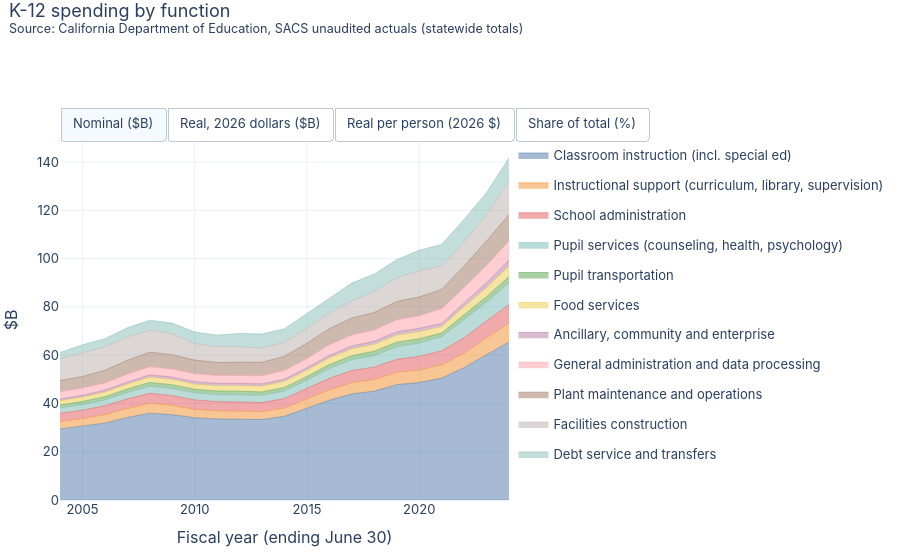

Source (notebook cell):
### Markdown cell above
## What the money is for
The same spending by function. Instruction is the classroom (including special education); the other functions are the supports around it.

### Code cell
f = fn.groupby(["fy", "function_group"], as_index=False).amount_k.sum()
stacked_area_toggle(add_views(f), "function_group", "K-12 spending by function", SACS, order=[g for g in FUNCTION_ORDER if g in set(f.function_group)]).show()

### Figure 1 — Plotly figure (JSON) as saved in the notebook; plotly's stock layout.template omitted (floating-point values rounded to 4 significant figures)
{"data": [{"hovertemplate": "%{y:,.1f}", "legendgroup": "Classroom instruction (incl. special ed)", "line": {"color": "#4e79a7", "width": 0.5}, "mode": "lines", "name": "Classroom instruction (incl. special ed)", "showlegend": true, "stackgroup": "one", "type": "scatter", "visible": true, "x": [2004, 2005, 2006, 2007, 2008, 2009, 2010, 2011, 2012, 2013, 2014, 2015, 2016, 2017, 2018, 2019, 2020, 2021, 2022, 2023, 2024], "y": [29.45, 30.53, 31.83, 34.18, 35.94, 35.31, 34.09, 33.57, 33.49, 33.33, 34.68, 37.99, 41.34, 43.93, 45.07, 47.78, 48.64, 50.48, 54.83, 60.19, 65.39]}, {"hovertemplate": "%{y:,.1f}", "legendgroup": "Instructional support (curriculum, library, supervision)", "line": {"color": "#f28e2b", "width": 0.5}, "mode": "lines", "name": "Instructional support (curriculum, library, supervision)", "showlegend": true, "stackgroup": "one", "type": "scatter", "visible": true, "x": [2004, 2005, 2006, 2007, 2008, 2009, 2010, 2011, 2012, 2013, 2014, 2015, 2016, 2017, 2018, 2019, 2020, 2021, 2022, 2023, 2024], "y": [3.1, 3.191, 3.52, 3.696, 4.114, 3.833, 3.444, 3.371, 3.299, 3.234, 3.405, 3.86, 4.34, 4.666, 4.829, 5.062, 5.201, 5.461, 6.003, 6.957, 7.866]}, {"hovertemplate": "%{y:,.1f}", "legendgroup": "School administration", "line": {"color": "#e15759", "width": 0.5}, "mode": "lines", "name": "School administration", "showlegend": true, "stackgroup": "one", "type": "scatter", "visible": true, "x": [2004, 2005, 2006, 2007, 2008, 2009, 2010, 2011, 2012, 2013, 2014, 2015, 2016, 2017, 2018, 2019, 2020, 2021, 2022, 2023, 2024], "y": [3.361, 3.494, 3.688, 3.951, 4.122, 4.072, 3.931, 3.805, 3.801, 3.797, 3.92, 4.263, 4.708, 5.015, 5.138, 5.423, 5.618, 5.834, 6.348, 7.04, 7.705]}, {"hovertemplate": "%{y:,.1f}", "legendgroup": "Pupil services (counseling, health, psychology)", "line": {"color": "#76b7b2", "width": 0.5}, "mode": "lines", "name": "Pupil services (counseling, health, psychology)", "showlegend": true, "stackgroup": "one", "type": "scatter", "visible": true, "x": [2004, 2005, 2006, 2007, 2008, 2009, 2010, 2011, 2012, 2013, 2014, 2015, 2016, 2017, 2018, 2019, 2020, 2021, 2022, 2023, 2024], "y": [2.203, 2.311, 2.427, 2.703, 2.991, 3.012, 2.936, 2.922, 2.973, 3.039, 3.161, 3.543, 4.108, 4.462, 4.79, 5.262, 5.525, 5.875, 7.605, 7.792, 8.964]}, {"hovertemplate": "%{y:,.1f}", "legendgroup": "Pupil transportation", "line": {"color": "#59a14f", "width": 0.5}, "mode": "lines", "name": "Pupil transportation", "showlegend": true, "stackgroup": "one", "type": "scatter", "visible": true, "x": [2004, 2005, 2006, 2007, 2008, 2009, 2010, 2011, 2012, 2013, 2014, 2015, 2016, 2017, 2018, 2019, 2020, 2021, 2022, 2023, 2024], "y": [1.234, 1.283, 1.35, 1.456, 1.543, 1.499, 1.438, 1.475, 1.471, 1.373, 1.452, 1.495, 1.597, 1.726, 1.8, 1.866, 1.82, 1.496, 1.985, 2.235, 2.617]}, {"hovertemplate": "%{y:,.1f}", "legendgroup": "Food services", "line": {"color": "#edc948", "width": 0.5}, "mode": "lines", "name": "Food services", "showlegend": true, "stackgroup": "one", "type": "scatter", "visible": true, "x": [2004, 2005, 2006, 2007, 2008, 2009, 2010, 2011, 2012, 2013, 2014, 2015, 2016, 2017, 2018, 2019, 2020, 2021, 2022, 2023, 2024], "y": [1.721, 1.772, 1.865, 1.975, 2.106, 2.152, 2.139, 2.18, 2.279, 2.375, 2.495, 2.607, 2.708, 2.792, 2.816, 2.898, 2.872, 2.661, 3.283, 3.734, 4.265]}, {"hovertemplate": "%{y:,.1f}", "legendgroup": "Ancillary, community and enterprise", "line": {"color": "#b07aa1", "width": 0.5}, "mode": "lines", "name": "Ancillary, community and enterprise", "showlegend": true, "stackgroup": "one", "type": "scatter", "visible": true, "x": [2004, 2005, 2006, 2007, 2008, 2009, 2010, 2011, 2012, 2013, 2014, 2015, 2016, 2017, 2018, 2019, 2020, 2021, 2022, 2023, 2024], "y": [0.7442, 0.7827, 0.837, 0.9128, 1.0, 1.032, 1.054, 1.005, 0.9807, 0.9518, 0.9603, 1.024, 1.123, 1.209, 1.286, 1.389, 1.441, 1.294, 1.59, 2.086, 2.65]}, {"hovertemplate": "%{y:,.1f}", "legendgroup": "General administration and data processing", "line": {"color": "#ff9da7", "width": 0.5}, "mode": "lines", "name": "General administration and data processing", "showlegend": true, "stackgroup": "one", "type": "scatter", "visible": true, "x": [2004, 2005, 2006, 2007, 2008, 2009, 2010, 2011, 2012, 2013, 2014, 2015, 2016, 2017, 2018, 2019, 2020, 2021, 2022, 2023, 2024], "y": [3.005, 3.034, 2.986, 3.267, 3.382, 3.331, 3.312, 3.206, 3.278, 3.412, 3.549, 3.831, 4.381, 4.558, 4.663, 4.988, 5.231, 6.079, 6.386, 7.122, 7.879]}, {"hovertemplate": "%{y:,.1f}", "legendgroup": "Plant maintenance and operations", "line": {"color": "#9c755f", "width": 0.5}, "mode": "lines", "name": "Plant maintenance and operations", "showlegend": true, "stackgroup": "one", "type": "scatter", "visible": true, "x": [2004, 2005, 2006, 2007, 2008, 2009, 2010, 2011, 2012, 2013, 2014, 2015, 2016, 2017, 2018, 2019, 2020, 2021, 2022, 2023, 2024], "y": [4.651, 4.777, 5.226, 5.703, 6.042, 5.927, 5.605, 5.418, 5.473, 5.518, 5.921, 6.351, 6.709, 7.04, 7.309, 7.551, 7.744, 8.053, 8.931, 10.11, 10.93]}, {"hovertemplate": "%{y:,.1f}", "legendgroup": "Facilities construction", "line": {"color": "#bab0ac", "width": 0.5}, "mode": "lines", "name": "Facilities construction", "showlegend": true, "stackgroup": "one", "type": "scatter", "visible": true, "x": [2004, 2005, 2006, 2007, 2008, 2009, 2010, 2011, 2012, 2013, 2014, 2015, 2016, 2017, 2018, 2019, 2020, 2021, 2022, 2023, 2024], "y": [8.969, 9.819, 9.77, 9.753, 9.098, 8.669, 6.887, 6.506, 6.46, 5.932, 5.816, 6.078, 6.444, 7.038, 8.69, 9.867, 10.88, 9.731, 9.959, 10.96, 13.62]}, {"hovertemplate": "%{y:,.1f}", "legendgroup": "Debt service and transfers", "line": {"color": "#86bcb6", "width": 0.5}, "mode": "lines", "name": "Debt service and transfers", "showlegend": true, "stackgroup": "one", "type": "scatter", "visible": true, "x": [2004, 2005, 2006, 2007, 2008, 2009, 2010, 2011, 2012, 2013, 2014, 2015, 2016, 2017, 2018, 2019, 2020, 2021, 2022, 2023, 2024], "y": [2.639, 3.293, 3.311, 3.753, 4.163, 4.437, 4.757, 4.838, 5.496, 5.769, 5.61, 6.263, 6.431, 7.428, 7.247, 7.476, 8.503, 8.922, 9.313, 9.104, 9.787]}, {"hovertemplate": "%{y:,.1f}", "legendgroup": "Classroom instruction (incl. special ed)", "line": {"color": "#4e79a7", "width": 0.5}, "mode": "lines", "name": "Classroom instruction (incl. special ed)", "showlegend": false, "stackgroup": "one", "type": "scatter", "visible": false, "x": [2004, 2005, 2006, 2007, 2008, 2009, 2010, 2011, 2012, 2013, 2014, 2015, 2016, 2017, 2018, 2019, 2020, 2021, 2022, 2023, 2024], "y": [51.85, 52.17, 52.43, 54.86, 55.62, 53.91, 51.52, 49.75, 48.23, 47.2, 48.36, 52.59, 56.85, 59.31, 59.51, 61.81, 61.95, 62.85, 63.7, 65.81, 69.21]}, {"hovertemplate": "%{y:,.1f}", "legendgroup": "Instructional support (curriculum, library, supervision)", "line": {"color": "#f28e2b", "width": 0.5}, "mode": "lines", "name": "Instructional support (curriculum, library, supervision)", "showlegend": false, "stackgroup": "one", "type": "scatter", "visible": false, "x": [2004, 2005, 2006, 2007, 2008, 2009, 2010, 2011, 2012, 2013, 2014, 2015, 2016, 2017, 2018, 2019, 2020, 2021, 2022, 2023, 2024], "y": [5.457, 5.454, 5.798, 5.934, 6.367, 5.85, 5.206, 4.996, 4.75, 4.58, 4.747, 5.343, 5.968, 6.299, 6.376, 6.549, 6.623, 6.799, 6.974, 7.607, 8.325]}, {"hovertemplate": "%{y:,.1f}", "legendgroup": "School administration", "line": {"color": "#e15759", "width": 0.5}, "mode": "lines", "name": "School administration", "showlegend": false, "stackgroup": "one", "type": "scatter", "visible": false, "x": [2004, 2005, 2006, 2007, 2008, 2009, 2010, 2011, 2012, 2013, 2014, 2015, 2016, 2017, 2018, 2019, 2020, 2021, 2022, 2023, 2024], "y": [5.916, 5.971, 6.073, 6.342, 6.38, 6.215, 5.942, 5.64, 5.473, 5.377, 5.466, 5.902, 6.475, 6.771, 6.784, 7.015, 7.154, 7.264, 7.374, 7.698, 8.155]}, {"hovertemplate": "%{y:,.1f}", "legendgroup": "Pupil services (counseling, health, psychology)", "line": {"color": "#76b7b2", "width": 0.5}, "mode": "lines", "name": "Pupil services (counseling, health, psychology)", "showlegend": false, "stackgroup": "one", "type": "scatter", "visible": false, "x": [2004, 2005, 2006, 2007, 2008, 2009, 2010, 2011, 2012, 2013, 2014, 2015, 2016, 2017, 2018, 2019, 2020, 2021, 2022, 2023, 2024], "y": [3.879, 3.95, 3.997, 4.338, 4.629, 4.598, 4.438, 4.33, 4.281, 4.303, 4.407, 4.905, 5.65, 6.025, 6.326, 6.807, 7.037, 7.315, 8.835, 8.52, 9.488]}, {"hovertemplate": "%{y:,.1f}", "legendgroup": "Pupil transportation", "line": {"color": "#59a14f", "width": 0.5}, "mode": "lines", "name": "Pupil transportation", "showlegend": false, "stackgroup": "one", "type": "scatter", "visible": false, "x": [2004, 2005, 2006, 2007, 2008, 2009, 2010, 2011, 2012, 2013, 2014, 2015, 2016, 2017, 2018, 2019, 2020, 2021, 2022, 2023, 2024], "y": [2.173, 2.194, 2.224, 2.337, 2.389, 2.288, 2.173, 2.186, 2.118, 1.944, 2.025, 2.07, 2.196, 2.33, 2.377, 2.414, 2.318, 1.863, 2.306, 2.443, 2.77]}, {"hovertemplate": "%{y:,.1f}", "legendgroup": "Food services", "line": {"color": "#edc948", "width": 0.5}, "mode": "lines", "name": "Food services", "showlegend": false, "stackgroup": "one", "type": "scatter", "visible": false, "x": [2004, 2005, 2006, 2007, 2008, 2009, 2010, 2011, 2012, 2013, 2014, 2015, 2016, 2017, 2018, 2019, 2020, 2021, 2022, 2023, 2024], "y": [3.03, 3.029, 3.071, 3.17, 3.26, 3.285, 3.234, 3.231, 3.282, 3.364, 3.479, 3.609, 3.725, 3.769, 3.718, 3.75, 3.657, 3.313, 3.815, 4.083, 4.514]}, {"hovertemplate": "%{y:,.1f}", "legendgroup": "Ancillary, community and enterprise", "line": {"color": "#b07aa1", "width": 0.5}, "mode": "lines", "name": "Ancillary, community and enterprise", "showlegend": false, "stackgroup": "one", "type": "scatter", "visible": false, "x": [2004, 2005, 2006, 2007, 2008, 2009, 2010, 2011, 2012, 2013, 2014, 2015, 2016, 2017, 2018, 2019, 2020, 2021, 2022, 2023, 2024], "y": [1.31, 1.338, 1.378, 1.465, 1.548, 1.575, 1.593, 1.489, 1.412, 1.348, 1.339, 1.418, 1.545, 1.632, 1.698, 1.798, 1.835, 1.611, 1.848, 2.28, 2.805]}, {"hovertemplate": "%{y:,.1f}", "legendgroup": "General administration and data processing", "line": {"color": "#ff9da7", "width": 0.5}, "mode": "lines", "name": "General administration and data processing", "showlegend": false, "stackgroup": "one", "type": "scatter", "visible": false, "x": [2004, 2005, 2006, 2007, 2008, 2009, 2010, 2011, 2012, 2013, 2014, 2015, 2016, 2017, 2018, 2019, 2020, 2021, 2022, 2023, 2024], "y": [5.29, 5.186, 4.918, 5.245, 5.234, 5.084, 5.006, 4.752, 4.72, 4.832, 4.948, 5.303, 6.025, 6.154, 6.157, 6.453, 6.663, 7.569, 7.419, 7.787, 8.339]}, {"hovertemplate": "%{y:,.1f}", "legendgroup": "Plant maintenance and operations", "line": {"color": "#9c755f", "width": 0.5}, "mode": "lines", "name": "Plant maintenance and operations", "showlegend": false, "stackgroup": "one", "type": "scatter", "visible": false, "x": [2004, 2005, 2006, 2007, 2008, 2009, 2010, 2011, 2012, 2013, 2014, 2015, 2016, 2017, 2018, 2019, 2020, 2021, 2022, 2023, 2024], "y": [8.189, 8.165, 8.607, 9.154, 9.351, 9.048, 8.472, 8.031, 7.881, 7.813, 8.255, 8.792, 9.227, 9.506, 9.651, 9.769, 9.862, 10.03, 10.38, 11.06, 11.57]}, {"hovertemplate": "%{y:,.1f}", "legendgroup": "Facilities construction", "line": {"color": "#bab0ac", "width": 0.5}, "mode": "lines", "name": "Facilities construction", "showlegend": false, "stackgroup": "one", "type": "scatter", "visible": false, "x": [2004, 2005, 2006, 2007, 2008, 2009, 2010, 2011, 2012, 2013, 2014, 2015, 2016, 2017, 2018, 2019, 2020, 2021, 2022, 2023, 2024], "y": [15.79, 16.78, 16.09, 15.66, 14.08, 13.23, 10.41, 9.644, 9.301, 8.4, 8.109, 8.415, 8.862, 9.502, 11.48, 12.76, 13.85, 12.12, 11.57, 11.98, 14.41]}, {"hovertemplate": "%{y:,.1f}", "legendgroup": "Debt service and transfers", "line": {"color": "#86bcb6", "width": 0.5}, "mode": "lines", "name": "Debt service and transfers", "showlegend": false, "stackgroup": "one", "type": "scatter", "visible": false, "x": [2004, 2005, 2006, 2007, 2008, 2009, 2010, 2011, 2012, 2013, 2014, 2015, 2016, 2017, 2018, 2019, 2020, 2021, 2022, 2023, 2024], "y": [4.647, 5.627, 5.453, 6.024, 6.444, 6.773, 7.191, 7.171, 7.914, 8.169, 7.822, 8.67, 8.844, 10.03, 9.569, 9.672, 10.83, 11.11, 10.82, 9.955, 10.36]}, {"hovertemplate": "%{y:,.0f}", "legendgroup": "Classroom instruction (incl. special ed)", "line": {"color": "#4e79a7", "width": 0.5}, "mode": "lines", "name": "Classroom instruction (incl. special ed)", "showlegend": false, "stackgroup": "one", "type": "scatter", "visible": false, "x": [2004, 2005, 2006, 2007, 2008, 2009, 2010, 2011, 2012, 2013, 2014, 2015, 2016, 2017, 2018, 2019, 2020, 2021, 2022, 2023, 2024], "y": [1464.0, 1461.0, 1459.0, 1518.0, 1527.0, 1466.0, 1387.0, 1328.0, 1276.0, 1239.0, 1259.0, 1357.0, 1457.0, 1511.0, 1511.0, 1567.0, 1569.0, 1598.0, 1627.0, 1681.0, 1762.0]}, {"hovertemplate": "%{y:,.0f}", "legendgroup": "Instructional support (curriculum, library, supervision)", "line": {"color": "#f28e2b", "width": 0.5}, "mode": "lines", "name": "Instructional support (curriculum, library, supervision)", "showlegend": false, "stackgroup": "one", "type": "scatter", "visible": false, "x": [2004, 2005, 2006, 2007, 2008, 2009, 2010, 2011, 2012, 2013, 2014, 2015, 2016, 2017, 2018, 2019, 2020, 2021, 2022, 2023, 2024], "y": [154.1, 152.8, 161.4, 164.2, 174.8, 159.0, 140.2, 133.3, 125.7, 120.2, 123.6, 137.9, 152.9, 160.5, 161.9, 166.1, 167.8, 172.8, 178.2, 194.3, 212.0]}, {"hovertemplate": "%{y:,.0f}", "legendgroup": "School administration", "line": {"color": "#e15759", "width": 0.5}, "mode": "lines", "name": "School administration", "showlegend": false, "stackgroup": "one", "type": "scatter", "visible": false, "x": [2004, 2005, 2006, 2007, 2008, 2009, 2010, 2011, 2012, 2013, 2014, 2015, 2016, 2017, 2018, 2019, 2020, 2021, 2022, 2023, 2024], "y": [167.1, 167.3, 169.1, 175.5, 175.1, 169.0, 160.0, 150.5, 144.8, 141.1, 142.3, 152.3, 165.9, 172.5, 172.2, 177.9, 181.2, 184.6, 188.4, 196.6, 207.6]}, {"hovertemplate": "%{y:,.0f}", "legendgroup": "Pupil services (counseling, health, psychology)", "line": {"color": "#76b7b2", "width": 0.5}, "mode": "lines", "name": "Pupil services (counseling, health, psychology)", "showlegend": false, "stackgroup": "one", "type": "scatter", "visible": false, "x": [2004, 2005, 2006, 2007, 2008, 2009, 2010, 2011, 2012, 2013, 2014, 2015, 2016, 2017, 2018, 2019, 2020, 2021, 2022, 2023, 2024], "y": [109.5, 110.6, 111.3, 120.1, 127.1, 125.0, 119.5, 115.5, 113.3, 112.9, 114.7, 126.6, 144.8, 153.5, 160.6, 172.6, 178.2, 185.9, 225.7, 217.6, 241.6]}, {"hovertemplate": "%{y:,.0f}", "legendgroup": "Pupil transportation", "line": {"color": "#59a14f", "width": 0.5}, "mode": "lines", "name": "Pupil transportation", "showlegend": false, "stackgroup": "one", "type": "scatter", "visible": false, "x": [2004, 2005, 2006, 2007, 2008, 2009, 2010, 2011, 2012, 2013, 2014, 2015, 2016, 2017, 2018, 2019, 2020, 2021, 2022, 2023, 2024], "y": [61.36, 61.44, 61.9, 64.67, 65.58, 62.21, 58.51, 58.34, 56.04, 51.02, 52.7, 53.41, 56.27, 59.38, 60.34, 61.2, 58.71, 47.35, 58.91, 62.41, 70.52]}, {"hovertemplate": "%{y:,.0f}", "legendgroup": "Food services", "line": {"color": "#edc948", "width": 0.5}, "mode": "lines", "name": "Food services", "showlegend": false, "stackgroup": "one", "type": "scatter", "visible": false, "x": [2004, 2005, 2006, 2007, 2008, 2009, 2010, 2011, 2012, 2013, 2014, 2015, 2016, 2017, 2018, 2019, 2020, 2021, 2022, 2023, 2024], "y": [85.55, 84.84, 85.49, 87.73, 89.5, 89.29, 87.06, 86.21, 86.84, 88.28, 90.55, 93.16, 95.44, 96.05, 94.41, 95.08, 92.63, 84.2, 97.46, 104.3, 114.9]}, {"hovertemplate": "%{y:,.0f}", "legendgroup": "Ancillary, community and enterprise", "line": {"color": "#b07aa1", "width": 0.5}, "mode": "lines", "name": "Ancillary, community and enterprise", "showlegend": false, "stackgroup": "one", "type": "scatter", "visible": false, "x": [2004, 2005, 2006, 2007, 2008, 2009, 2010, 2011, 2012, 2013, 2014, 2015, 2016, 2017, 2018, 2019, 2020, 2021, 2022, 2023, 2024], "y": [36.99, 37.47, 38.37, 40.55, 42.5, 42.83, 42.88, 39.74, 37.37, 35.37, 34.85, 36.59, 39.59, 41.59, 43.12, 45.58, 46.47, 40.95, 47.21, 58.24, 71.43]}, {"hovertemplate": "%{y:,.0f}", "legendgroup": "General administration and data processing", "line": {"color": "#ff9da7", "width": 0.5}, "mode": "lines", "name": "General administration and data processing", "showlegend": false, "stackgroup": "one", "type": "scatter", "visible": false, "x": [2004, 2005, 2006, 2007, 2008, 2009, 2010, 2011, 2012, 2013, 2014, 2015, 2016, 2017, 2018, 2019, 2020, 2021, 2022, 2023, 2024], "y": [149.4, 145.3, 136.9, 145.1, 143.7, 138.2, 134.8, 126.8, 124.9, 126.8, 128.8, 136.9, 154.4, 156.8, 156.3, 163.6, 168.7, 192.4, 189.6, 198.9, 212.3]}, {"hovertemplate": "%{y:,.0f}", "legendgroup": "Plant maintenance and operations", "line": {"color": "#9c755f", "width": 0.5}, "mode": "lines", "name": "Plant maintenance and operations", "showlegend": false, "stackgroup": "one", "type": "scatter", "visible": false, "x": [2004, 2005, 2006, 2007, 2008, 2009, 2010, 2011, 2012, 2013, 2014, 2015, 2016, 2017, 2018, 2019, 2020, 2021, 2022, 2023, 2024], "y": [231.2, 228.7, 239.6, 253.3, 256.7, 246.0, 228.1, 214.3, 208.5, 205.1, 214.9, 226.9, 236.4, 242.2, 245.0, 247.7, 249.8, 254.9, 265.1, 282.5, 294.5]}, {"hovertemplate": "%{y:,.0f}", "legendgroup": "Facilities construction", "line": {"color": "#bab0ac", "width": 0.5}, "mode": "lines", "name": "Facilities construction", "showlegend": false, "stackgroup": "one", "type": "scatter", "visible": false, "x": [2004, 2005, 2006, 2007, 2008, 2009, 2010, 2011, 2012, 2013, 2014, 2015, 2016, 2017, 2018, 2019, 2020, 2021, 2022, 2023, 2024], "y": [445.9, 470.1, 447.9, 433.3, 386.6, 359.8, 280.3, 257.3, 246.1, 220.5, 211.1, 217.2, 227.1, 242.1, 291.3, 323.7, 350.9, 308.0, 295.6, 306.0, 367.0]}, {"hovertemplate": "%{y:,.0f}", "legendgroup": "Debt service and transfers", "line": {"color": "#86bcb6", "width": 0.5}, "mode": "lines", "name": "Debt service and transfers", "showlegend": false, "stackgroup": "one", "type": "scatter", "visible": false, "x": [2004, 2005, 2006, 2007, 2008, 2009, 2010, 2011, 2012, 2013, 2014, 2015, 2016, 2017, 2018, 2019, 2020, 2021, 2022, 2023, 2024], "y": [131.2, 157.6, 151.8, 166.7, 176.9, 184.1, 193.6, 191.3, 209.4, 214.4, 203.6, 223.8, 226.6, 255.6, 243.0, 245.2, 274.3, 282.4, 276.4, 254.3, 263.8]}, {"hovertemplate": "%{y:.1f}", "legendgroup": "Classroom instruction (incl. special ed)", "line": {"color": "#4e79a7", "width": 0.5}, "mode": "lines", "name": "Classroom instruction (incl. special ed)", "showlegend": false, "stackgroup": "one", "type": "scatter", "visible": false, "x": [2004, 2005, 2006, 2007, 2008, 2009, 2010, 2011, 2012, 2013, 2014, 2015, 2016, 2017, 2018, 2019, 2020, 2021, 2022, 2023, 2024], "y": [48.22, 47.49, 47.64, 47.9, 48.24, 48.19, 48.98, 49.15, 48.54, 48.5, 48.87, 49.14, 49.28, 48.88, 48.13, 47.99, 47.01, 47.67, 47.17, 47.27, 46.16]}, {"hovertemplate": "%{y:.1f}", "legendgroup": "Instructional support (curriculum, library, supervision)", "line": {"color": "#f28e2b", "width": 0.5}, "mode": "lines", "name": "Instructional support (curriculum, library, supervision)", "showlegend": false, "stackgroup": "one", "type": "scatter", "visible": false, "x": [2004, 2005, 2006, 2007, 2008, 2009, 2010, 2011, 2012, 2013, 2014, 2015, 2016, 2017, 2018, 2019, 2020, 2021, 2022, 2023, 2024], "y": [5.075, 4.964, 5.269, 5.181, 5.522, 5.23, 4.949, 4.936, 4.781, 4.705, 4.797, 4.993, 5.173, 5.192, 5.157, 5.085, 5.026, 5.157, 5.164, 5.464, 5.552]}, {"hovertemplate": "%{y:.1f}", "legendgroup": "School administration", "line": {"color": "#e15759", "width": 0.5}, "mode": "lines", "name": "School administration", "showlegend": false, "stackgroup": "one", "type": "scatter", "visible": false, "x": [2004, 2005, 2006, 2007, 2008, 2009, 2010, 2011, 2012, 2013, 2014, 2015, 2016, 2017, 2018, 2019, 2020, 2021, 2022, 2023, 2024], "y": [5.502, 5.435, 5.519, 5.538, 5.533, 5.557, 5.649, 5.572, 5.509, 5.525, 5.524, 5.515, 5.612, 5.581, 5.487, 5.447, 5.429, 5.51, 5.461, 5.529, 5.438]}, {"hovertemplate": "%{y:.1f}", "legendgroup": "Pupil services (counseling, health, psychology)", "line": {"color": "#76b7b2", "width": 0.5}, "mode": "lines", "name": "Pupil services (counseling, health, psychology)", "showlegend": false, "stackgroup": "one", "type": "scatter", "visible": false, "x": [2004, 2005, 2006, 2007, 2008, 2009, 2010, 2011, 2012, 2013, 2014, 2015, 2016, 2017, 2018, 2019, 2020, 2021, 2022, 2023, 2024], "y": [3.607, 3.595, 3.632, 3.788, 4.014, 4.11, 4.219, 4.278, 4.309, 4.421, 4.453, 4.583, 4.898, 4.966, 5.116, 5.285, 5.34, 5.548, 6.543, 6.119, 6.327]}, {"hovertemplate": "%{y:.1f}", "legendgroup": "Pupil transportation", "line": {"color": "#59a14f", "width": 0.5}, "mode": "lines", "name": "Pupil transportation", "showlegend": false, "stackgroup": "one", "type": "scatter", "visible": false, "x": [2004, 2005, 2006, 2007, 2008, 2009, 2010, 2011, 2012, 2013, 2014, 2015, 2016, 2017, 2018, 2019, 2020, 2021, 2022, 2023, 2024], "y": [2.021, 1.997, 2.021, 2.041, 2.072, 2.046, 2.066, 2.16, 2.132, 1.997, 2.046, 1.934, 1.904, 1.921, 1.922, 1.874, 1.759, 1.413, 1.708, 1.755, 1.847]}, {"hovertemplate": "%{y:.1f}", "legendgroup": "Food services", "line": {"color": "#edc948", "width": 0.5}, "mode": "lines", "name": "Food services", "showlegend": false, "stackgroup": "one", "type": "scatter", "visible": false, "x": [2004, 2005, 2006, 2007, 2008, 2009, 2010, 2011, 2012, 2013, 2014, 2015, 2016, 2017, 2018, 2019, 2020, 2021, 2022, 2023, 2024], "y": [2.817, 2.757, 2.791, 2.768, 2.828, 2.936, 3.074, 3.192, 3.303, 3.456, 3.516, 3.373, 3.229, 3.107, 3.007, 2.911, 2.775, 2.513, 2.825, 2.933, 3.01]}, {"hovertemplate": "%{y:.1f}", "legendgroup": "Ancillary, community and enterprise", "line": {"color": "#b07aa1", "width": 0.5}, "mode": "lines", "name": "Ancillary, community and enterprise", "showlegend": false, "stackgroup": "one", "type": "scatter", "visible": false, "x": [2004, 2005, 2006, 2007, 2008, 2009, 2010, 2011, 2012, 2013, 2014, 2015, 2016, 2017, 2018, 2019, 2020, 2021, 2022, 2023, 2024], "y": [1.218, 1.218, 1.253, 1.279, 1.343, 1.408, 1.514, 1.471, 1.421, 1.385, 1.353, 1.325, 1.339, 1.345, 1.373, 1.396, 1.392, 1.222, 1.368, 1.638, 1.871]}, {"hovertemplate": "%{y:.1f}", "legendgroup": "General administration and data processing", "line": {"color": "#ff9da7", "width": 0.5}, "mode": "lines", "name": "General administration and data processing", "showlegend": false, "stackgroup": "one", "type": "scatter", "visible": false, "x": [2004, 2005, 2006, 2007, 2008, 2009, 2010, 2011, 2012, 2013, 2014, 2015, 2016, 2017, 2018, 2019, 2020, 2021, 2022, 2023, 2024], "y": [4.92, 4.72, 4.469, 4.58, 4.539, 4.545, 4.759, 4.695, 4.75, 4.964, 5.0, 4.955, 5.223, 5.072, 4.979, 5.01, 5.056, 5.741, 5.495, 5.593, 5.562]}, {"hovertemplate": "%{y:.1f}", "legendgroup": "Plant maintenance and operations", "line": {"color": "#9c755f", "width": 0.5}, "mode": "lines", "name": "Plant maintenance and operations", "showlegend": false, "stackgroup": "one", "type": "scatter", "visible": false, "x": [2004, 2005, 2006, 2007, 2008, 2009, 2010, 2011, 2012, 2013, 2014, 2015, 2016, 2017, 2018, 2019, 2020, 2021, 2022, 2023, 2024], "y": [7.615, 7.432, 7.822, 7.993, 8.11, 8.089, 8.054, 7.934, 7.932, 8.028, 8.342, 8.215, 7.998, 7.835, 7.805, 7.585, 7.484, 7.605, 7.684, 7.943, 7.714]}, {"hovertemplate": "%{y:.1f}", "legendgroup": "Facilities construction", "line": {"color": "#bab0ac", "width": 0.5}, "mode": "lines", "name": "Facilities construction", "showlegend": false, "stackgroup": "one", "type": "scatter", "visible": false, "x": [2004, 2005, 2006, 2007, 2008, 2009, 2010, 2011, 2012, 2013, 2014, 2015, 2016, 2017, 2018, 2019, 2020, 2021, 2022, 2023, 2024], "y": [14.68, 15.27, 14.62, 13.67, 12.21, 11.83, 9.896, 9.527, 9.361, 8.631, 8.195, 7.863, 7.682, 7.832, 9.281, 9.91, 10.51, 9.19, 8.568, 8.607, 9.612]}, {"hovertemplate": "%{y:.1f}", "legendgroup": "Debt service and transfers", "line": {"color": "#86bcb6", "width": 0.5}, "mode": "lines", "name": "Debt service and transfers", "showlegend": false, "stackgroup": "one", "type": "scatter", "visible": false, "x": [2004, 2005, 2006, 2007, 2008, 2009, 2010, 2011, 2012, 2013, 2014, 2015, 2016, 2017, 2018, 2019, 2020, 2021, 2022, 2023, 2024], "y": [4.321, 5.122, 4.956, 5.26, 5.588, 6.055, 6.836, 7.084, 7.965, 8.393, 7.905, 8.102, 7.666, 8.266, 7.739, 7.509, 8.217, 8.427, 8.013, 7.15, 6.908]}], "layout": {"font": {"family": "-apple-system, Segoe UI, sans-serif", "size": 13}, "height": 560, "hovermode": "x unified", "legend": {"orientation": "v", "x": 1.01}, "margin": {"b": 60, "l": 60, "r": 20, "t": 140}, "title": {"text": "K-12 spending by function<br><sup>Source: California Department of Education, SACS unaudited actuals (statewide totals)</sup>", "x": 0.01, "y": 0.97, "yanchor": "top"}, "updatemenus": [{"buttons": [{"args": [{"showlegend": [true, true, true, true, true, true, true, true, true, true, true, false, false, false, false, false, false, false, false, false, false, false, false, false, false, false, false, false, false, false, false, false, false, false, false, false, false, false, false, false, false, false, false, false], "visible": [true, true, true, true, true, true, true, true, true, true, true, false, false, false, false, false, false, false, false, false, false, false, false, false, false, false, false, false, false, false, false, false, false, false, false, false, false, false, false, false, false, false, false, false]}, {"yaxis.title.text": "$B"}], "label": "Nominal ($B)", "method": "update"}, {"args": [{"showlegend": [false, false, false, false, false, false, false, false, false, false, false, true, true, true, true, true, true, true, true, true, true, true, false, false, false, false, false, false, false, false, false, false, false, false, false, false, false, false, false, false, false, false, false, false], "visible": [false, false, false, false, false, false, false, false, false, false, false, true, true, true, true, true, true, true, true, true, true, true, false, false, false, false, false, false, false, false, false, false, false, false, false, false, false, false, false, false, false, false, false, false]}, {"yaxis.title.text": "$B"}], "label": "Real, 2026 dollars ($B)", "method": "update"}, {"args": [{"showlegend": [false, false, false, false, false, false, false, false, false, false, false, false, false, false, false, false, false, false, false, false, false, false, true, true, true, true, true, true, true, true, true, true, true, false, false, false, false, false, false, false, false, false, false, false], "visible": [false, false, false, false, false, false, false, false, false, false, false, false, false, false, false, false, false, false, false, false, false, false, true, true, true, true, true, true, true, true, true, true, true, false, false, false, false, false, false, false, false, false, false, false]}, {"yaxis.title.text": "$ per person"}], "label": "Real per person (2026 $)", "method": "update"}, {"args": [{"showlegend": [false, false, false, false, false, false, false, false, false, false, false, false, false, false, false, false, false, false, false, false, false, false, false, false, false, false, false, false, false, false, false, false, false, true, true, true, true, true, true, true, true, true, true, true], "visible": [false, false, false, false, false, false, false, false, false, false, false, false, false, false, false, false, false, false, false, false, false, false, false, false, false, false, false, false, false, false, false, false, false, true, true, true, true, true, true, true, true, true, true, true]}, {"yaxis.title.text": "%"}], "label": "Share of total (%)", "method": "update"}], "direction": "right", "showactive": true, "type": "buttons", "x": 0, "xanchor": "left", "y": 1.0, "yanchor": "bottom"}], "xaxis": {"title": {"text": "Fiscal year (ending June 30)"}}, "yaxis": {"title": {"text": "$B"}}}}
